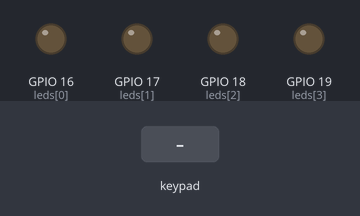
Bench run of a program on a simulated ESP32 board running MicroPython. Parts: output pins drawn as LEDs (lit = HIGH). The test bench sets the inputs (shaded band). Pins used as bus, display or sensor lines are not drawn.

Above: at 1.2 s.
1.3 s: key '1' pressed
At 2.5 s:
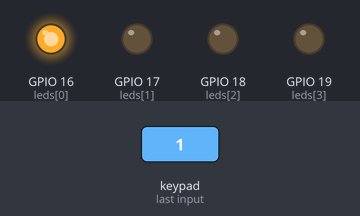
2.8 s: keypad keys 1 2 pressed 0.4 s apart
At 4.0 s:
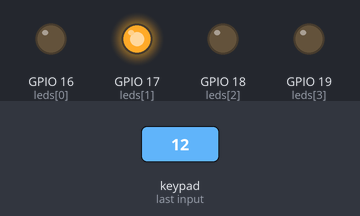
5.1 s: key '3' pressed
At 5.8 s:
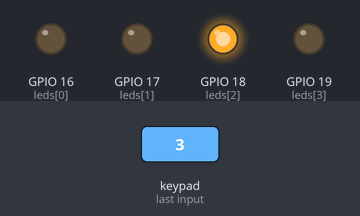
6.6 s: key '4' pressed
At 7.7 s:
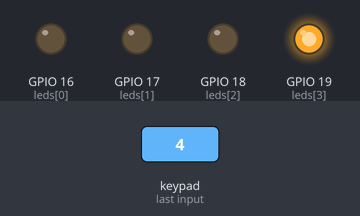
8.1 s: key '2' pressed
At 9.0 s:
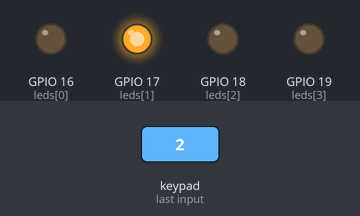
9.6 s: key '0' pressed
At 11.0 s:
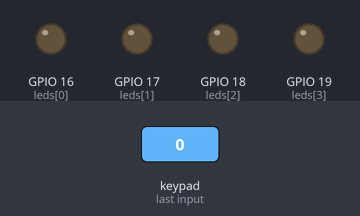
Timing chart, 0 to 12.1 s (numbered marks = the images above; inputs shaded):
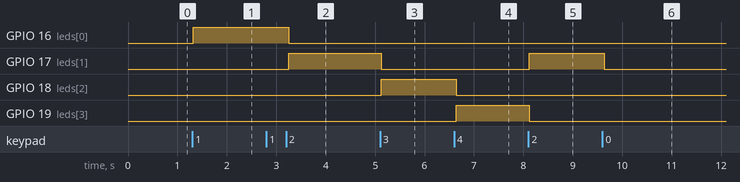

The program:

lab3_2.py
```python
from machine import Pin
import time

leds = [Pin(p, Pin.OUT) for p in (16, 17, 18, 19)]

rows = [Pin(p, Pin.OUT) for p in (21, 22, 23, 25)]
cols = [Pin(p, Pin.IN, Pin.PULL_UP) for p in (26, 27, 32, 33)]

keys = [
    ['1', '2', '3', 'A'],
    ['4', '5', '6', 'B'],
    ['7', '8', '9', 'C'],
    ['*', '0', '#', 'D'],
]

while True:
    key = None

    for r in range(4):

        for i in range(4):
            rows[i].value(1)

        rows[r].value(0)
        time.sleep_us(50)

        for c in range(4):
            if cols[c].value() == 0:
                key = keys[r][c]

    if key in ['1', '2', '3', '4']:

        for led in leds:
            led.value(0)

        index = int(key) - 1
        leds[index].value(1)

    elif key == '0':

        for led in leds:
            led.value(0)

    time.sleep_ms(50)
```

Measured:
- after the input at 1.3 s, GPIO 16 (leds[0]): LOW → HIGH at once
- after the input at 2.8 s, GPIO 16 (leds[0]): HIGH → LOW after 0.45 s; GPIO 17 (leds[1]): LOW → HIGH after 0.45 s
- after the input at 5.1 s, GPIO 17 (leds[1]): HIGH → LOW at once; GPIO 18 (leds[2]): LOW → HIGH at once
- after the input at 6.6 s, GPIO 18 (leds[2]): HIGH → LOW after 0.05 s; GPIO 19 (leds[3]): LOW → HIGH after 0.05 s
- after the input at 8.1 s, GPIO 17 (leds[1]): LOW → HIGH at once; GPIO 19 (leds[3]): HIGH → LOW at once
- after the input at 9.6 s, GPIO 17 (leds[1]): HIGH → LOW at once
